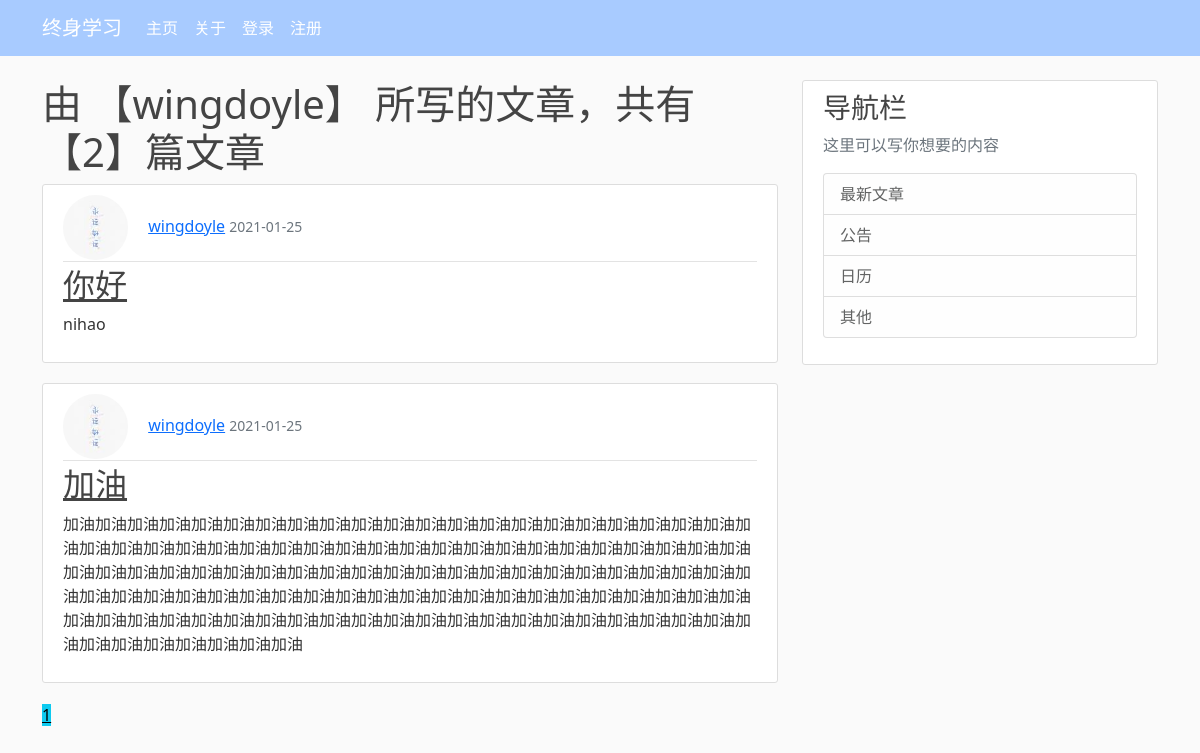
Page /user/wingdoyle on the committed database.
### doyle_web_server/models.py (models this page shows, shortened)
class User(db.Model,UserMixin):
    id = db.Column(db.Integer, primary_key=True)
    username = db.Column(db.String(20), unique=True, nullable=False)
    email = db.Column(db.String(120), unique=True, nullable=False)
    image_file = db.Column(db.String(20), nullable=False, default='default.jpg')
    password = db.Column(db.String(60), nullable=False)
    posts = db.relationship('Post', backref='author', lazy=True)

class Post(db.Model):
    id = db.Column(db.Integer, primary_key=True)
    title = db.Column(db.String(100), nullable=False)
    date_posted = db.Column(db.DateTime, nullable=False, default=datetime.utcnow)
    content = db.Column(db.Text, nullable=False)
    user_id = db.Column(db.Integer, db.ForeignKey('user.id'), nullable=False)

### doyle_web_server/routes.py (the view)
@app.route("/user/<string:username>")     #点击用户名跳转显示用户发布文章
def user_posts(username):
    page = request.args.get('page',1,type=int)
    user = User.query.filter_by(username=username).first_or_404()
    posts = Post.query.filter_by(author=user).order_by(Post.date_posted.desc())\
        .paginate(page=page,per_page=2)
    return render_template('user_posts.html',posts=posts,user=user)

### doyle_web_server/templates/user_posts.html
{% extends "general_layout.html"%}
{% block content %}
    <h1 class='mb-8'>由 【{{ user.username }}】 所写的文章，共有【{{ posts.total }}】篇文章</h1>
    {% for post in posts.items  %}
        <article class="media content-section">
                <div class="media-body ">
                    <div class="article-metadata ">
                        <img class="rounded-circle article-img" src="{{ url_for('static', filename='user_profile/'+post.author.image_file)}}">
                        <a class="ml-2" href="{{ url_for('user_posts',username=post.author.username) }}">{{ post.author.username }}</a>
                        <small class="text-muted">{{ post.date_posted.strftime('%Y-%m-%d') }}</small>
                    </div>
                        <h2><a class="article-title" href="{{ url_for('post',post_id=post.id)}}">{{ post.title }}</a></h2>
                        <p class="article-content">{{ post.content }}</p>
                </div>
        </article>
    {% endfor %}
    {% for page_num in posts.iter_pages(left_edge=1,right_edge=1,left_current=1,right_current=2) %}
        {% if page_num %}
            {% if posts.page == page_num %}
                <a class="button btn-info mb-3" href="{{ url_for('user_posts', username= user.username,page=page_num) }}">{{ page_num }}</a>
            {% else %}
                <a class="button btn-outline-info mb-3" href="{{ url_for('user_posts', username= user.username,page=page_num) }}">{{ page_num }}</a>
            {% endif %}
        {% else %}
            ...
        {% endif %}
    {% endfor %}
{% endblock content %}

### doyle_web_server/templates/general_layout.html (shortened to what this page needs)
<!DOCTYPE html>
<html>
<head>
    <link rel="stylesheet" href="https://cdn.jsdelivr.net/npm/bootstrap@5.0.0-beta1/dist/css/bootstrap.min.css" rel="stylesheet">
    <link rel="stylesheet" type="text/css" href="{{url_for('static',filename='main.css')}}">
</head>
<body>
    <header class="site-header">
      <nav class="navbar navbar-expand-md navbar-dark bg-steel fixed-top">
          <div class="container">
          <a class="navbar-brand mr-4" href="/">终身学习</a>
          <div class="collapse navbar-collapse" id="navbarToggle">
              <div class="navbar-nav mr-auto">
              <a class="nav-item nav-link" href="{{ url_for('index') }}">主页</a>
              <a class="nav-item nav-link" href="{{ url_for('about') }}">关于</a>
              </div>
              <div class="navbar-nav">
                  {% if current_user.is_authenticated %}
                      <a class="nav-item nav-link" href=" {{ url_for('account') }}">个人页面</a>
                      <a class="nav-item nav-link" href=" {{ url_for('new_post') }}">发布文章</a>
                      <a class="nav-item nav-link" href=" {{ url_for('logout') }}">登出</a>
                  {% else %}
                      <a class="nav-item nav-link" href=" {{ url_for('login') }}">登录</a>
                      <a class="nav-item nav-link" href="{{ url_for('register') }}">注册</a>
                  {% endif %}
                </div>
              </div>
            </div>
      </nav>
      </header>
    <main role="main" class="container">
      <div class="row">
          <div class="col-md-8">
            {% block content %}{% endblock %}
          </div>
          <div class="col-sm-4">
          <div class="content-section">
              <h3>导航栏</h3>
              <p class='text-muted'>这里可以写你想要的内容
              <ul class="list-group">
                  <li class="list-group-item list-group-item-light">最新文章</li>
                  <li class="list-group-item list-group-item-light">公告</li>
                  <li class="list-group-item list-group-item-light">日历</li>
                  <li class="list-group-item list-group-item-light">其他</li>
              </ul>
              </p>
          </div>
          </div>
      </div>
    </main>
</body>
</html>

### doyle_web_server/static/main.css (style rules this page uses)
body { background: #fafafa; color: #333333; margin-top: 5rem; }
h1, h2, h3, h4, h5, h6 { color: #444444; }
.bg-steel { background-color: #a8cbff; }
.site-header .navbar-nav .nav-link { color: #ffffff; }
.content-section { background: #ffffff; padding: 10px 20px; border: 1px solid #dddddd; border-radius: 3px; margin-bottom: 20px; }
.article-title { color: #444444; }
.article-content { white-space: pre-line; }
.article-img { height: 65px; width: 65px; margin-right: 16px; }
.article-metadata { padding-bottom: 1px; margin-bottom: 4px; border-bottom: 1px solid #e3e3e3 }

### rows in the picture
User: username "wingdoyle"
Post: image_file (picture), author.username "wingdoyle", date_posted "2021-01-25", title "你好", content "nihao"
Post: image_file (picture), author.username "wingdoyle", date_posted "2021-01-25", title "加油", content "加油加油加油加油加油加油加油加油加油加油加油加油加油加油加油加油加油加油加油加油加油加油加油加油加油加油加油加油加油加油加油加油加油加油加油加油加油加油加油加油加油加油加油加油加油加油加油加油加油加油加油加油加油加油加油加油加油加油加油加油加油加油加油加油加油加油加油加油加油加油加油加油加油加油加油加油加油加油加油加油加油加油加油加油加油加油加油加油加油加油加油加油加油加油加油加油加油加油加油加油加油加油加油加油加油加油加油加油加油加油加油加油加油加油加油"

### other values in the picture
{{ posts.total }} "2"
{{ page_num }} "1"
